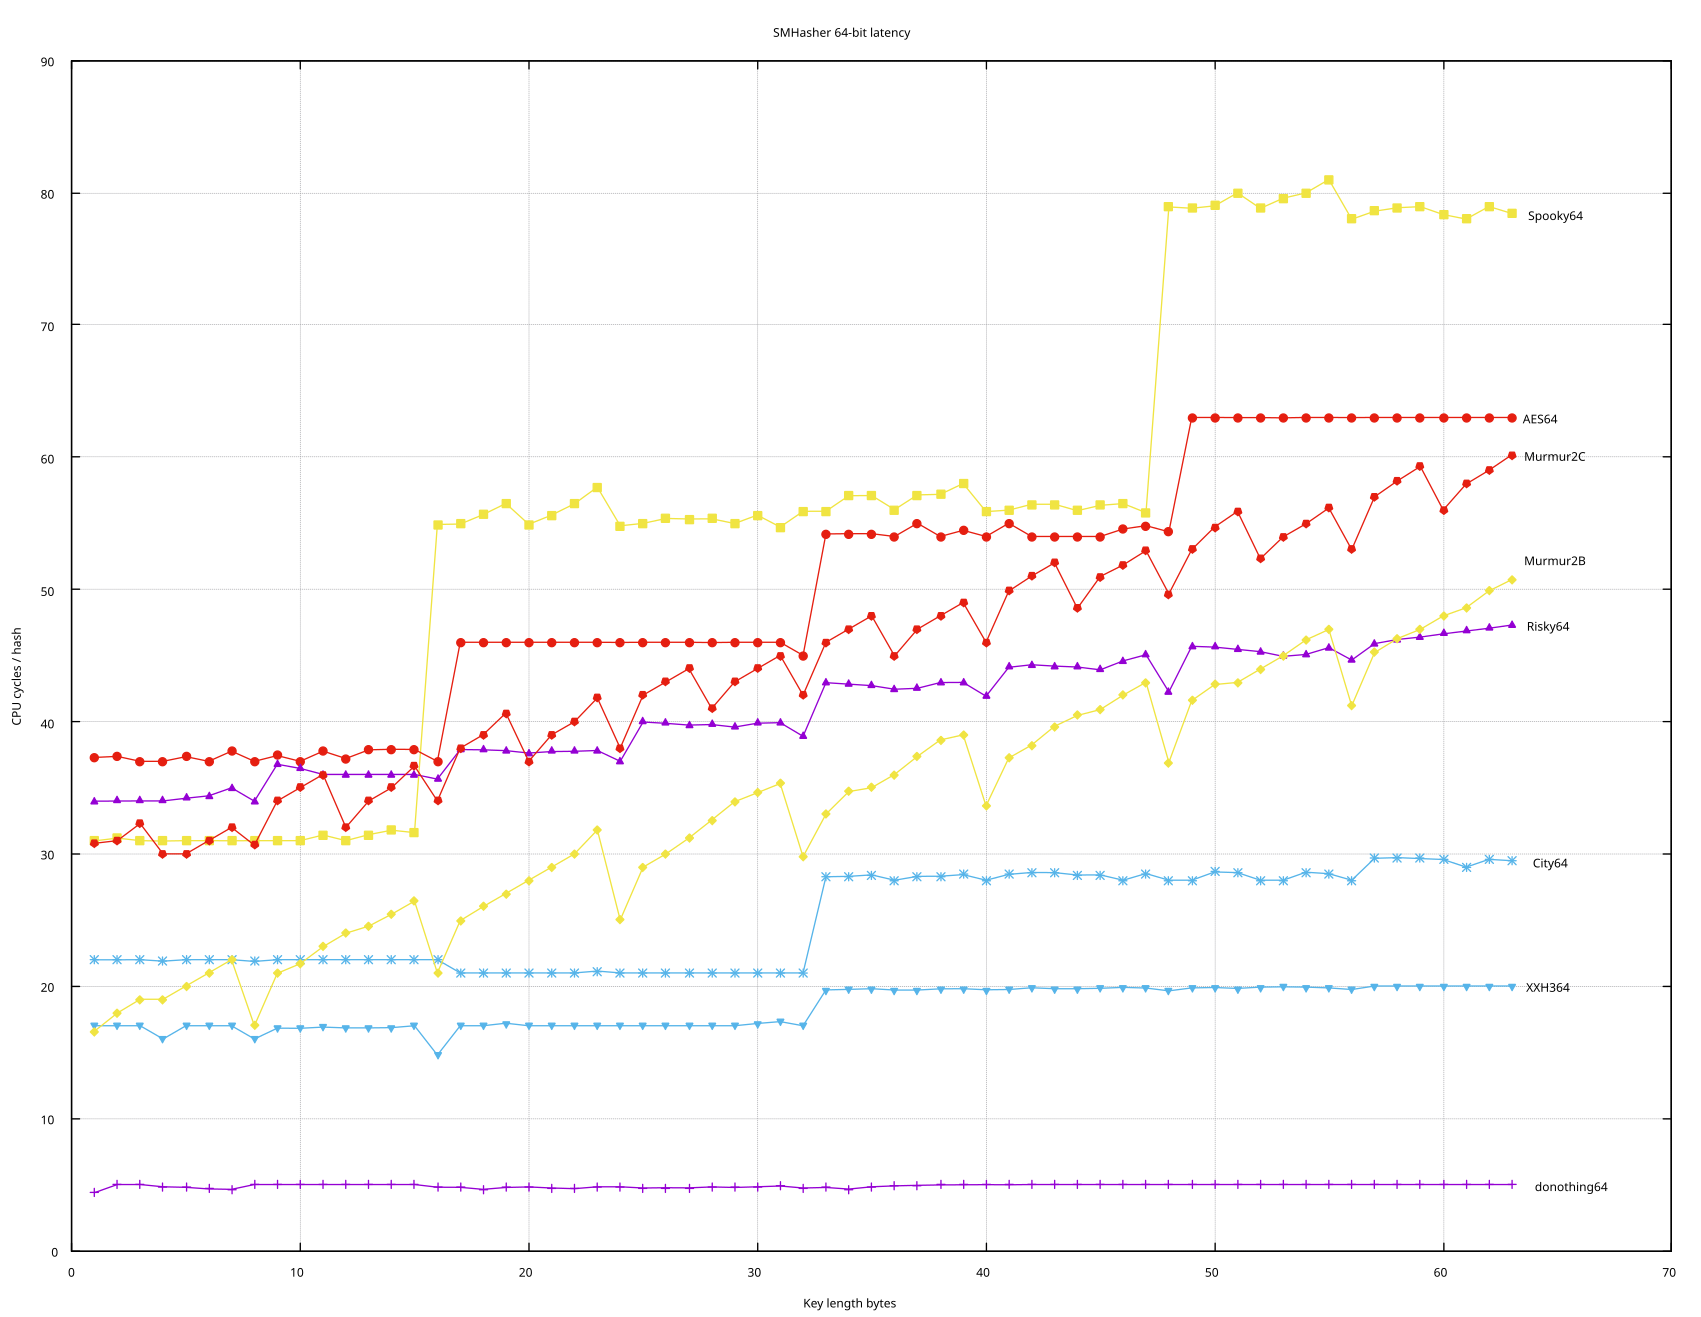

This chart was generated by the following gnuplot code:
#!/usr/bin/gnuplot

!echo donothing64
!taskset -c 1 ./SMHasher donothing64 -S -n > donothing64.txt
!tail -1 donothing64.txt | awk '{ printf "%s %s donothing64\n", $1, $2 }' > donothing64label.txt
!echo City64
!taskset -c 1 ./SMHasher City64 -S -n > City64.txt
!tail -1 City64.txt | awk '{ printf "%s %s City64\n", $1, $2 }' > City64label.txt
!echo Spooky64
!taskset -c 1 ./SMHasher Spooky64 -S -n > Spooky64.txt
!tail -1 Spooky64.txt | awk '{ printf "%s %s Spooky64\n", $1, $2 }' > Spooky64label.txt
!echo AES64
!taskset -c 1 ./SMHasher AES64 -S -n > AES64.txt
!tail -1 AES64.txt | awk '{ printf "%s %s AES64\n", $1, $2 }' > AES64label.txt
!echo Risky64
!taskset -c 1 ./SMHasher Risky64 -S -n > Risky64.txt
!tail -1 Risky64.txt | awk '{ printf "%s %s Risky64\n", $1, $2 }' > Risky64label.txt
!echo XXH364
!taskset -c 1 ./SMHasher XXH364 -S -n > XXH364.txt
!tail -1 XXH364.txt | awk '{ printf "%s %s XXH364\n", $1, $2 }' > XXH364label.txt
!echo Murmur2B
!taskset -c 1 ./SMHasher Murmur2B -S -n > Murmur2B.txt
!tail -1 Murmur2B.txt | awk '{ printf "%s %s Murmur2B\n", $1, $2 }' > Murmur2Blabel.txt
!echo Murmur2C
!taskset -c 1 ./SMHasher Murmur2C -S -n > Murmur2C.txt
!tail -1 Murmur2C.txt | awk '{ printf "%s %s Murmur2C\n", $1, $2 }' > Murmur2Clabel.txt

set title "SMHasher 64-bit latency"
set ylabel "CPU cycles / hash"
set xlabel "Key length bytes"
unset key
set grid

plot "donothing64.txt" with linespoints, \
     "donothing64label.txt" with labels offset +8,0, \
     "City64.txt" with linespoints, \
     "City64label.txt" with labels offset +5,0, \
     "Spooky64.txt" with linespoints, \
     "Spooky64label.txt" with labels offset +6,0, \
     "AES64.txt" with linespoints, \
     "AES64label.txt" with labels offset +4,0, \
     "Risky64.txt" with linespoints, \
     "Risky64label.txt" with labels offset +5,0, \
     "XXH364.txt" with linespoints, \
     "XXH364label.txt" with labels offset +5,0, \
     "Murmur2B.txt" with linespoints, \
     "Murmur2Blabel.txt" with labels offset +6,+1, \
     "Murmur2C.txt" with linespoints, \
     "Murmur2Clabel.txt" with labels offset +6,0
